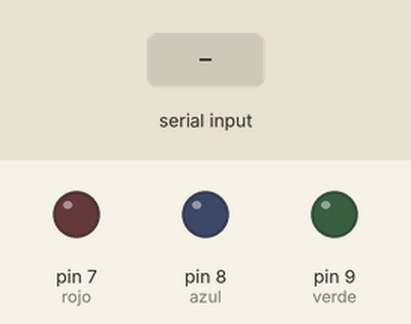
A sketch run on a simulated Arduino Mega 2560, built with avr-gcc and run on an emulated ATmega2560. Shown: output pins drawn as LEDs (lit = HIGH). Inputs (shaded band) come from the test bench. What the sketch prints to the serial monitor is not drawn.

Above: at 1.2 s.
1.3 s: "1" received over the second serial link
At 2.3 s:
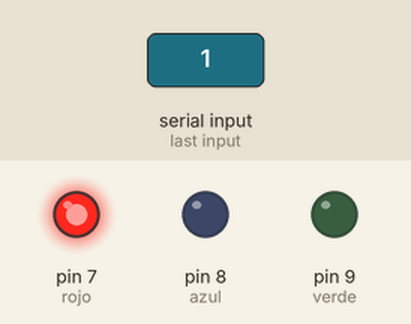
2.8 s: "3" received over the second serial link
At 3.5 s:
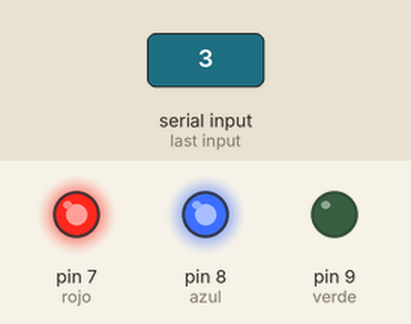
5.8 s: "2" received over the second serial link
At 6.9 s:
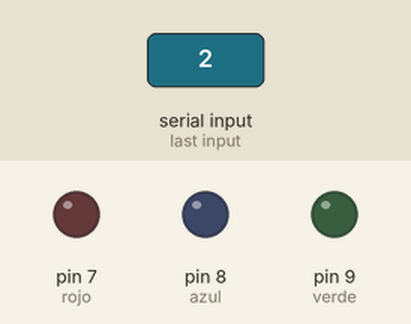
7.3 s: "3" received over the second serial link
At 8.1 s:
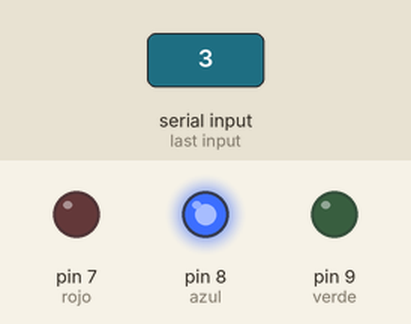
Timing chart, 0 to 10.8 s (numbered marks = the images above; inputs shaded):
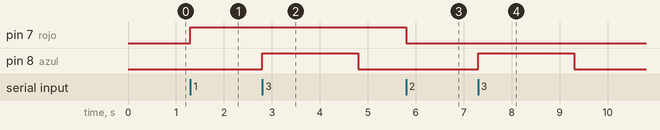

The sketch:

BT.ino
```cpp
int rojo = 7 ;
int azul = 8 ;
int verde = 9;
//void BT (char estado = '0');
char estado = '0';
void setup() {
  // put your setup code here, to run once:

  Serial1.begin(9600);
  Serial.begin(9600);
  pinMode(rojo, OUTPUT);
  pinMode(azul, OUTPUT);
  pinMode(verde, OUTPUT);

}

void loop()
{

  //BT();
  if (Serial1.available() > 0)
  {
    estado = Serial1.read();
    BT();
  }


}

void BT () {
  /*if (Serial1.available() > 0)
    {
    estado = Serial1.read();
    }*/


  Serial.print(estado);
  if (estado == '1')
  {
    digitalWrite(rojo, HIGH);

  }

  if (estado == '2')
  {
    digitalWrite(rojo, LOW);

  }
  if (estado == '3')
  {
    estado = '0';
    digitalWrite(azul, HIGH);
    delay(2000);
    digitalWrite(azul, LOW);
  }
}
```

Measured:
- after the input at 1.3 s, pin 7 (rojo): LOW → HIGH at once
- after the input at 2.8 s, pin 8 (azul): LOW → HIGH at once, → LOW 2.0 s later
- after the input at 5.8 s, pin 7 (rojo): HIGH → LOW at once
- after the input at 7.3 s, pin 8 (azul): LOW → HIGH at once, → LOW 2.0 s later
